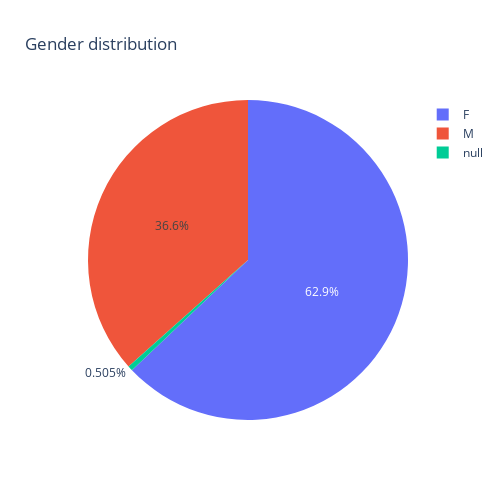

The code cell stored with this chart in its notebook:
### Markdown cell above
There is not much variation in Annual_income as the age increases.

### Code cell
fig = px.pie(cc, names='Gender', title='Gender distribution',width=500,height=500)
fig.show()

### Figure 1 — Plotly figure (JSON) as saved in the notebook; plotly's stock layout.template omitted (floating-point values rounded to 4 significant figures; data arrays with more than 128 entries replaced by an {"elided": "..."} marker saying what was removed)
{"data": [{"domain": {"x": [0, 1], "y": [0, 1]}, "hovertemplate": "Gender=%{label}<extra></extra>", "labels": {"elided": "1386 str values"}, "legendgroup": "", "name": "", "showlegend": true, "type": "pie"}], "layout": {"height": 500, "legend": {"tracegroupgap": 0}, "title": {"text": "Gender distribution"}, "width": 500}}
